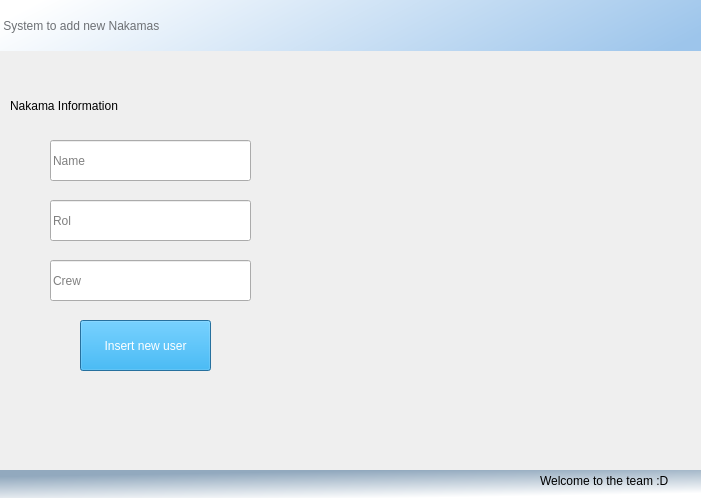
<?xml version="1.0" encoding="UTF-8"?>
<ui version="4.0">
 <class>Dialog</class>
 <widget class="QDialog" name="Dialog">
  <property name="geometry">
   <rect>
    <x>0</x>
    <y>0</y>
    <width>701</width>
    <height>498</height>
   </rect>
  </property>
  <property name="windowTitle">
   <string>Dialog</string>
  </property>
  <widget class="QLabel" name="label">
   <property name="geometry">
    <rect>
     <x>0</x>
     <y>-110</y>
     <width>801</width>
     <height>741</height>
    </rect>
   </property>
   <property name="styleSheet">
    <string notr="true">image: url(:/images1/one_Piece.jpg);</string>
   </property>
   <property name="text">
    <string/>
   </property>
  </widget>
  <widget class="QLabel" name="label_2">
   <property name="geometry">
    <rect>
     <x>10</x>
     <y>70</y>
     <width>321</width>
     <height>71</height>
    </rect>
   </property>
   <property name="styleSheet">
    <string notr="true">font: 87 16pt &quot;Arial Black&quot;;</string>
   </property>
   <property name="text">
    <string>Nakama Information</string>
   </property>
  </widget>
  <widget class="QPushButton" name="btnAddNakama">
   <property name="geometry">
    <rect>
     <x>80</x>
     <y>320</y>
     <width>131</width>
     <height>51</height>
    </rect>
   </property>
   <property name="styleSheet">
    <string notr="true">background-color: rgb(0, 170, 255);
color: white;
font: 87 8pt &quot;Arial Black&quot;;</string>
   </property>
   <property name="text">
    <string>Insert new user</string>
   </property>
  </widget>
  <widget class="QLineEdit" name="le_Name">
   <property name="geometry">
    <rect>
     <x>50</x>
     <y>140</y>
     <width>201</width>
     <height>41</height>
    </rect>
   </property>
   <property name="placeholderText">
    <string>Name</string>
   </property>
  </widget>
  <widget class="QLineEdit" name="le_Rol">
   <property name="geometry">
    <rect>
     <x>50</x>
     <y>200</y>
     <width>201</width>
     <height>41</height>
    </rect>
   </property>
   <property name="placeholderText">
    <string>Rol</string>
   </property>
  </widget>
  <widget class="QLineEdit" name="le_Crew">
   <property name="geometry">
    <rect>
     <x>50</x>
     <y>260</y>
     <width>201</width>
     <height>41</height>
    </rect>
   </property>
   <property name="placeholderText">
    <string>Crew</string>
   </property>
  </widget>
  <widget class="QLabel" name="label_5">
   <property name="geometry">
    <rect>
     <x>0</x>
     <y>470</y>
     <width>711</width>
     <height>31</height>
    </rect>
   </property>
   <property name="styleSheet">
    <string notr="true">font: 87 18pt &quot;Arial Black&quot;;
background-color: qlineargradient(spread:pad, x1:0, y1:0.125, x2:0.334, y2:1, stop:0.0895522 rgba(146, 169, 190, 255), stop:1 rgba(255, 255, 255, 255));</string>
   </property>
   <property name="text">
    <string/>
   </property>
  </widget>
  <widget class="QLabel" name="label_6">
   <property name="geometry">
    <rect>
     <x>0</x>
     <y>0</y>
     <width>711</width>
     <height>51</height>
    </rect>
   </property>
   <property name="styleSheet">
    <string notr="true">font: 87 18pt &quot;Arial Black&quot;;
background-color: qlineargradient(spread:pad, x1:1, y1:0.556818, x2:0, y2:0.42, stop:0 rgba(157, 197, 235, 255), stop:1 rgba(255, 255, 255, 255));
color: rgb(109, 112, 116);</string>
   </property>
   <property name="text">
    <string> System to add new Nakamas </string>
   </property>
  </widget>
  <widget class="QLabel" name="label_4">
   <property name="geometry">
    <rect>
     <x>540</x>
     <y>460</y>
     <width>231</width>
     <height>41</height>
    </rect>
   </property>
   <property name="text">
    <string>Welcome to the team :D</string>
   </property>
  </widget>
  <widget class="QLabel" name="label_7">
   <property name="geometry">
    <rect>
     <x>620</x>
     <y>-10</y>
     <width>111</width>
     <height>61</height>
    </rect>
   </property>
   <property name="styleSheet">
    <string notr="true">image: url(:/images1/lufy.png);</string>
   </property>
   <property name="text">
    <string/>
   </property>
  </widget>
 </widget>
 <resources>
  <include location="../images/images.qrc"/>
 </resources>
 <connections/>
</ui>
